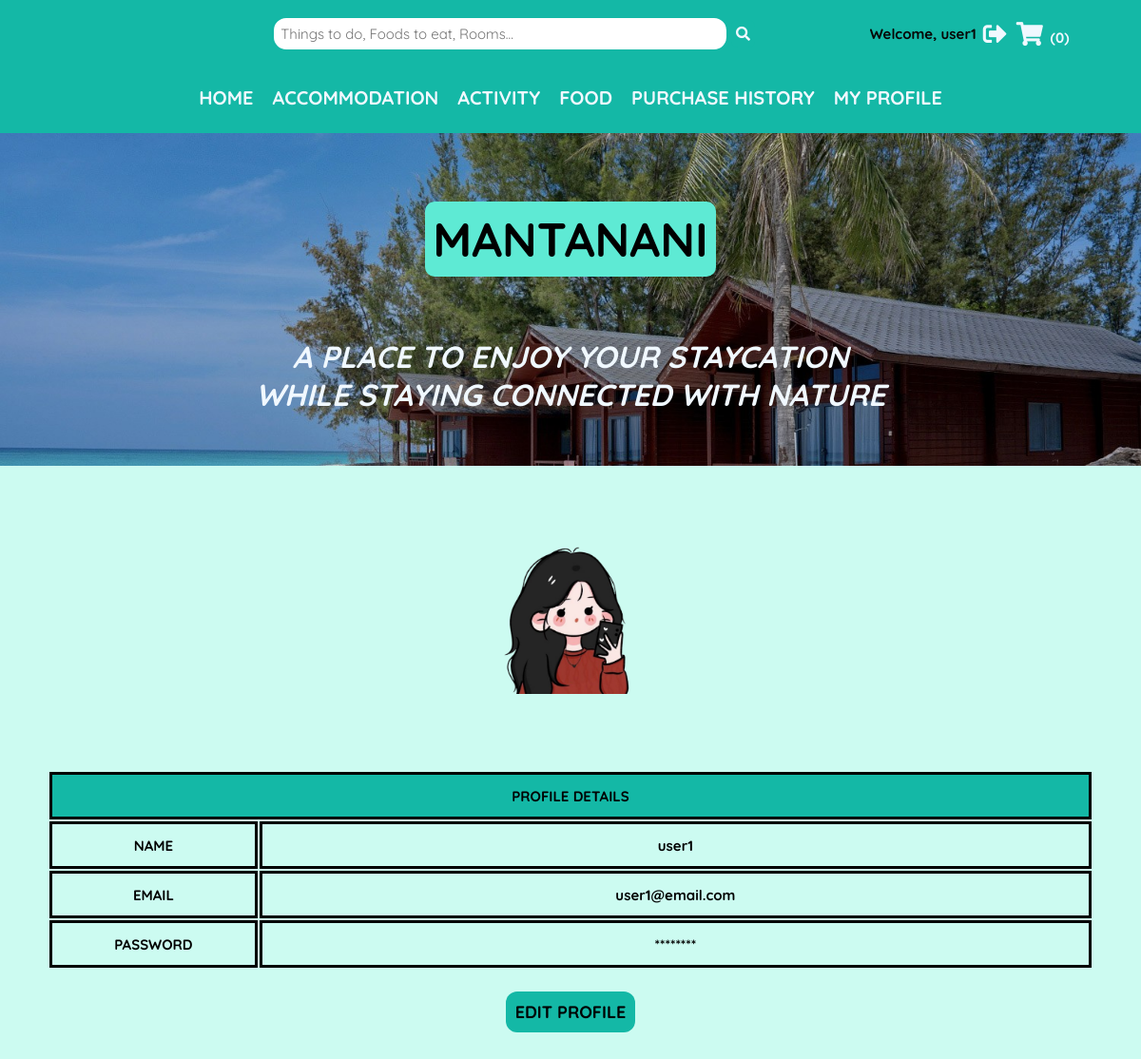
/MODULES/USER_MANAGEMENT_MODULE/profile.php (signed in), run on the app's committed database.
### tables this page shows
CREATE TABLE `user` (
  `userID` int(11) NOT NULL,
  `userEmail` varchar(255) NOT NULL,
  `userName` varchar(255) NOT NULL,
  `userPwd` varchar(255) NOT NULL,
  `userImg` varchar(255) NOT NULL,
  `userRole` int(11) NOT NULL COMMENT '1:Admin 2:User'
);

### MODULES/USER_MANAGEMENT_MODULE/profile.php (the view, shortened to what this page needs)
<?php
  include("../../../SMMS/CONFIG/config.php");
  $userID = $_SESSION['UID'];
  $sql_user =  "SELECT userName, userEmail, userPwd, userImg, userRole
  FROM user
  WHERE userID = ?";
  $stmt = mysqli_prepare($conn, $sql_user);
  mysqli_stmt_bind_param($stmt, "i", $userID);
  mysqli_stmt_execute($stmt);
  $result_user = mysqli_stmt_get_result($stmt);
  $user_data = mysqli_fetch_assoc($result_user);
  $userRole = $user_data['userRole'];
?>
<!DOCTYPE html>
<html lang="en">
  <head>
    <link rel="stylesheet" href="https://cdnjs.cloudflare.com/ajax/libs/font-awesome/5.15.4/css/all.min.css">
    <link rel="stylesheet" href="../../../SMMS/CSS/MISC/utils.css">
    <link rel="stylesheet" href="../../../SMMS/CSS/MISC/headerBanner.css">
    <link rel="stylesheet" href="../../../SMMS/CSS/MISC/topNav.css">
    <link rel="stylesheet" href="../../../SMMS/CSS/MISC/topHeader.css">
    <link rel="stylesheet" href="../../../SMMS/CSS/USER/profile.css">
  </head>
  <body>
    <?php include '../../INCLUDES/topHeader.php'; ?>
    <?php
      if ($userRole == 1) {
          include '../../INCLUDES/adminNav.php';
      } else {
          include '../../INCLUDES/userNav.php';
      }
    ?>
    <?php include '../../INCLUDES/headerBanner.php';?>
    <section class="userHome">
      <div class="profile-container">
        <div class="profile-img">
          <img src="<?php echo BASE_URL . '/' . htmlspecialchars($user_data['userImg']); ?>" alt="profile-img">
        </div>
        <div class="profile-info">
          <table id="profile-table">
            <th colspan="2">PROFILE DETAILS</th>
              <tr>
                <td class="title">NAME</td>
                <td class="content"><?php echo htmlspecialchars($user_data['userName']); ?></td>
              </tr>
              <tr>
                <td class="title">EMAIL</td>
                <td class="content"><?php echo htmlspecialchars($user_data['userEmail']); ?></td>
              </tr>
              <tr>
                <td class="title">PASSWORD</td>
                <td class="content">********</td>
              </tr>
          </table><br>
          <button id="edit-profile" onclick="window.location.href='editProfile.php'">EDIT PROFILE</button>
        </div>
      </div>
    </section>
  </body>
</html>

### CSS/MISC/utils.css (style rules this page uses)
:root { --teal-100: #ccfbf1; --teal-200: #99f6e4; --teal-300: #5eead4; --teal-400: #2dd4bf; --teal-500: #14b8a6; --jade-100: #19d6aa; --jade-200: #14ba93; --jade-300: #109e7d; --jade-400: #0b8468; --jade-500: #076a53; --black: #070504; --black-shadow: 0px 4px 4px rgba(0, 0, 0, 0.25); --aliceblue: #f0f8ff; }
* { font-family: 'Quicksand', sans-serif; margin: 0; padding: 0; box-sizing: border-box; outline: none; border: none; text-decoration: none; }
html { font-size: 62.5%; overflow-x: hidden; background-color: var(--teal-100); }

### CSS/USER/profile.css (style rules this page uses)
.userHome { padding: 1rem; min-height: 100vh; }
.profile-container { margin: 2rem; justify-content: center; align-items: center; text-align: center; }
.profile-img { margin: 2rem auto; width: 30rem; height: 30rem; transition: 0.75s; }
.profile-img img { width: 28rem; height: 28rem; padding: 2rem; border-radius: 3rem; transition: 0.75s; }
.profile-info { padding: 2rem; transition: 0.75s; }
#profile-table { width: 100%; transition: 0.75s; }
#profile-table th, td { height: 5rem; padding: 1rem; font-size: 1.5rem; font-weight: bold; border-style: solid; transition: 0.75s; }
#profile-table th { background-color: var(--teal-500); }
#profile-table .title { width: 20%; }
#edit-profile { margin-top: 1rem; padding: 1rem; background-color: var(--teal-500); font-size: 1.8rem; font-weight: bold; border-radius: 1.2rem; cursor: pointer; }
@media (max-width: 1200px) { .profile-img { margin: 2rem auto; width: 25rem; height: 25rem; } }
@media (max-width: 1200px) { .profile-img img { width: 23rem; height: 23rem; padding: 2rem; border-radius: 3rem; } }

### data on the page
user: userImg (placeholder picture), userName "user1", userEmail "user1@email.com"

### other printed values
$_SESSION["userName"] "user1"
